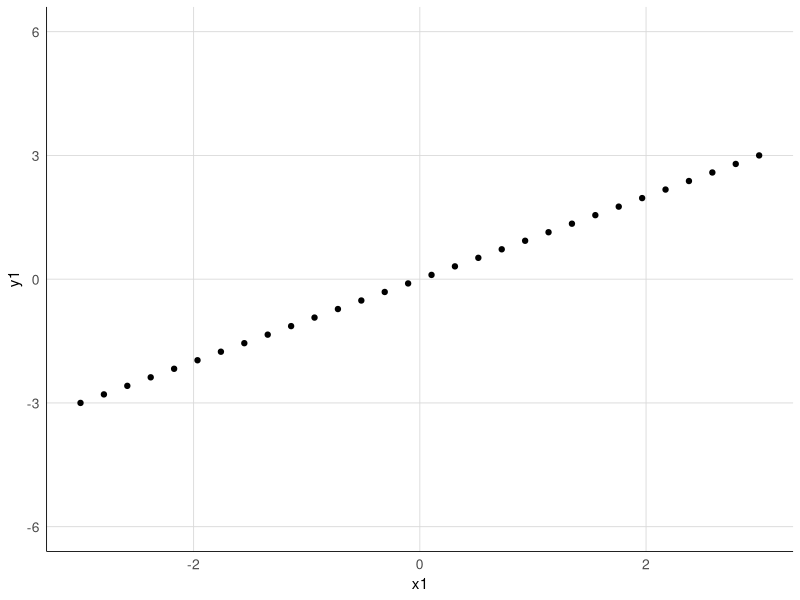
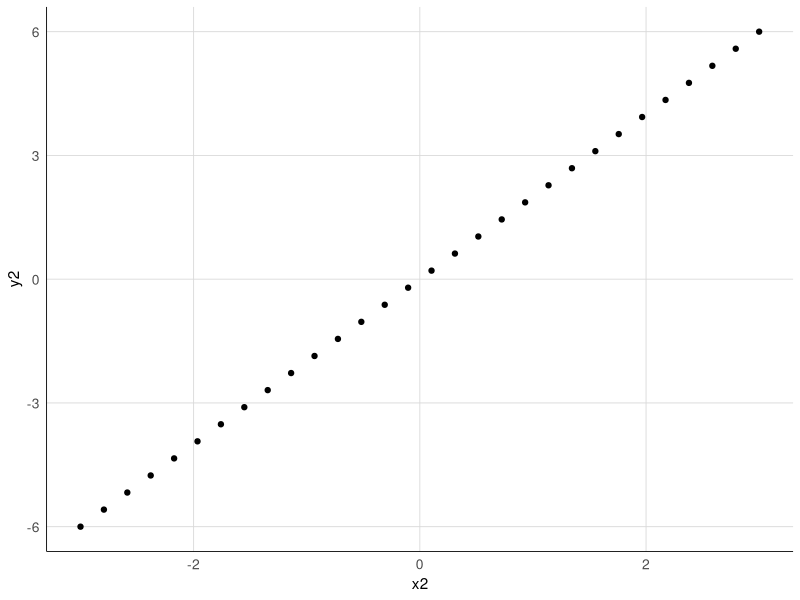
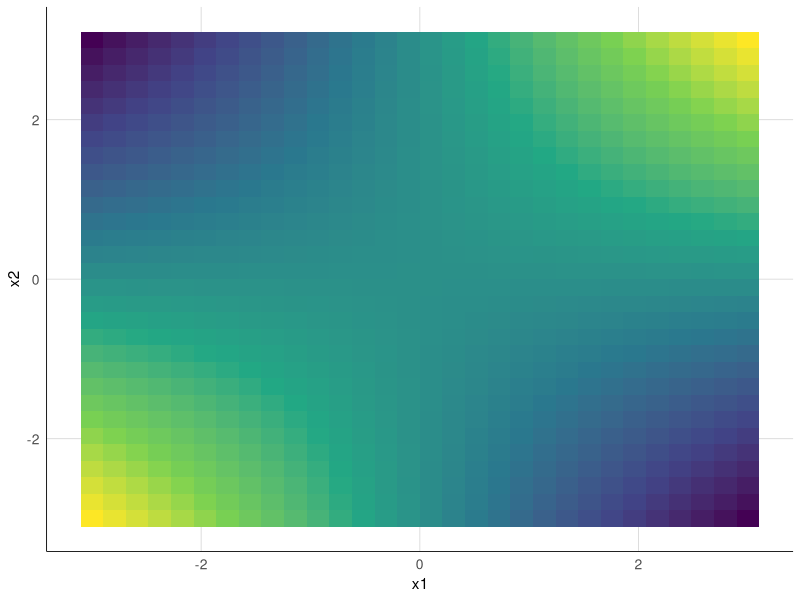
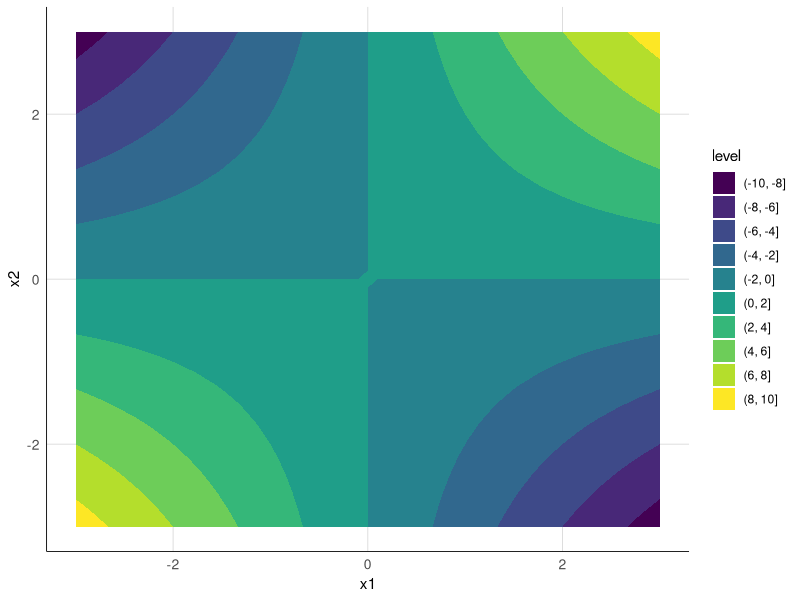

These figures' R source, in order:
library(MASS)
library(mvtnorm)
library(ggplot2)

theme_set(
  theme_minimal(base_size = 11) +
    theme(
      plot.title = element_blank(),         # No title (handled by LaTeX caption)
      axis.title = element_text(size = 11), # Axis labels
      axis.text = element_text(size = 10),  # Tick labels
      panel.grid.major = element_line(color = "grey85", size = 0.3),
      panel.grid.minor = element_blank(),
      axis.line = element_line(color = "black", linewidth = 0.3),
      panel.border = element_blank(),
      plot.margin = margin(5, 5, 5, 5),     # Tight margins
      legend.position = "none"              # No legend (unless explicitly needed)
    )
)


# Approximate method ----
## Setup ----
n <- 30
x1 <- seq(-3, 3, length.out = n)
x2 <- seq(-3, 3, length.out = n)
grid <- expand.grid(x1 = x1, x2 = x2)

a <- 3
g <- function(x1, x2) {
  a + x1 + 2 * x2 + x1 * x2
}
grid$gval <- with(grid, g(x1, x2))

rho <- 0
Sigma <- matrix(c(1, rho, rho, 1), 2, 2)
grid$density <- mapply(function(x1, x2) {
  dmvnorm(c(x1, x2), mean = c(0, 0), sigma = Sigma)
}, grid$x1, grid$x2)

# X: design matrix (dummy-coded main + interaction)
# F: observed function values
# W: diagonal matrix of densities

grid$x1 <- factor(grid$x1)
grid$x2 <- factor(grid$x2)

lm_fit <- lm(
  gval ~ x1 * x2,
  data = grid,
  weights = grid$density,
  contrasts = list(
    x1 = contr.sum(length(unique(grid$x1))),
    x2 = contr.sum(length(unique(grid$x2)))
  )
)
grid$fitted <- fitted(lm_fit)

## Compute the fANOVA terms ----
y0 <- coef(lm_fit)[["(Intercept)"]]

main1 <- aggregate(fitted ~ x1, data = grid, FUN = mean) # marginalizes the function
main1$y1 <- main1$fitted - y0
main2 <- aggregate(fitted ~ x2, data = grid, FUN = mean)
main2$y2 <- main2$fitted - y0
# Merge back main effects
grid <- merge(grid, main1[, c("x1", "y1")], by = "x1")
grid <- merge(grid, main2[, c("x2", "y2")], by = "x2")

grid$y12 <- grid$fitted - y0 - grid$y1 - grid$y2


## Visualization of the fANOVA terms ----
main1$x1 <- as.numeric(as.character(main1$x1))
ggplot(main1, aes(x = x1, y = y1)) +
  geom_point() +
  labs(title = "Main Effect y1(x1)", x = "x1", y = "y1") +
  ylim(-6, 6)

main2$x2 <- as.numeric(as.character(main2$x2))
ggplot(main2, aes(x = x2, y = y2)) +
  geom_point() +
  labs(title = "Main Effect y2(x2)", x = "x2", y = "y2")

grid$x1 <- as.numeric(as.character(grid$x1))
grid$x2 <- as.numeric(as.character(grid$x2))
ggplot(grid, aes(x = x1, y = x2, fill = y12)) +
  geom_tile() +
  labs(title = "Interaction Effect y12(x1, x2)", x = "x1", y = "x2", fill = "y12") +
  scale_fill_viridis_c()

# contour plot for interaction effect
ggplot(grid, aes(x = x1, y = x2, z = y12)) +
  geom_contour_filled() +
  labs(title = "Contour Plot of Interaction Effect", x = "x1", y = "x2") +
  scale_fill_viridis_d() +
  theme(legend.position = "right")



